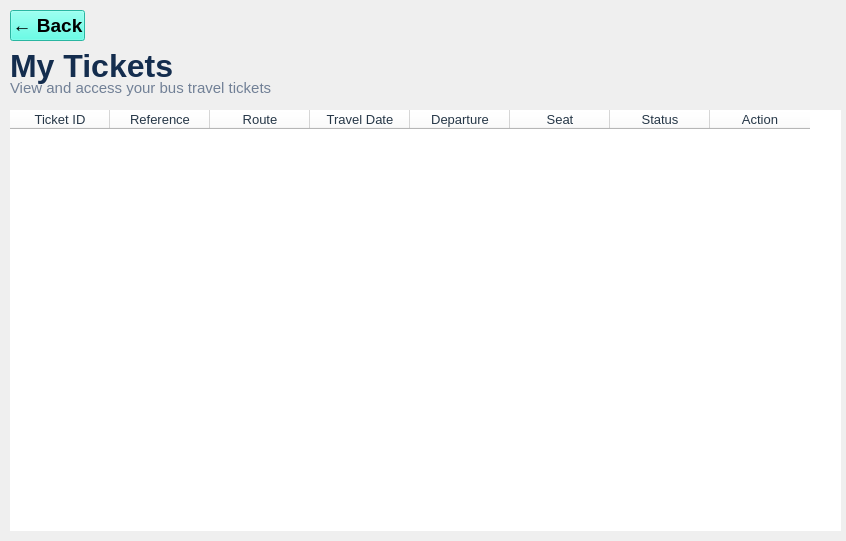
<?xml version="1.0" encoding="UTF-8"?>
<ui version="4.0">
 <class>MyTicketsPage</class>
 <widget class="QWidget" name="MyTicketsPage">
  <property name="geometry">
   <rect>
    <x>0</x>
    <y>0</y>
    <width>846</width>
    <height>541</height>
   </rect>
  </property>
  <property name="windowTitle">
   <string>BLUEBUS - My Tickets</string>
  </property>
  <widget class="QPushButton" name="backButton">
   <property name="geometry">
    <rect>
     <x>10</x>
     <y>10</y>
     <width>75</width>
     <height>31</height>
    </rect>
   </property>
   <property name="font">
    <font>
     <family>Segoe UI</family>
     <pointsize>14</pointsize>
     <weight>75</weight>
     <bold>true</bold>
    </font>
   </property>
   <property name="styleSheet">
    <string notr="true">background-color: rgb(58, 255, 226);</string>
   </property>
   <property name="text">
    <string>← Back</string>
   </property>
  </widget>
  <widget class="QLabel" name="label">
   <property name="geometry">
    <rect>
     <x>10</x>
     <y>40</y>
     <width>211</width>
     <height>51</height>
    </rect>
   </property>
   <property name="font">
    <font>
     <family>Segoe UI</family>
     <pointsize>24</pointsize>
     <weight>75</weight>
     <bold>true</bold>
    </font>
   </property>
   <property name="styleSheet">
    <string notr="true">Color: #142D4E</string>
   </property>
   <property name="text">
    <string>My Tickets</string>
   </property>
  </widget>
  <widget class="QLabel" name="label_2">
   <property name="geometry">
    <rect>
     <x>10</x>
     <y>80</y>
     <width>261</width>
     <height>16</height>
    </rect>
   </property>
   <property name="font">
    <font>
     <family>Segoe UI</family>
     <pointsize>11</pointsize>
    </font>
   </property>
   <property name="styleSheet">
    <string notr="true">Color:#718096</string>
   </property>
   <property name="text">
    <string>View and access your bus travel tickets</string>
   </property>
  </widget>
  <widget class="QTableWidget" name="ticketsTable">
   <property name="geometry">
    <rect>
     <x>10</x>
     <y>110</y>
     <width>831</width>
     <height>421</height>
    </rect>
   </property>
   <property name="styleSheet">
    <string notr="true">background-color: #FFFFFF;
    alternate-background-color: #F4F7FA;
    color: #263747;
    border: none;
    gridline-color: #E5EAF0;
    selection-background-color: #D9F0EE;
    selection-color: #142D4E;
    font-size: 13px;</string>
   </property>
   <property name="columnCount">
    <number>8</number>
   </property>
   <column>
    <property name="text">
     <string>Ticket ID</string>
    </property>
   </column>
   <column>
    <property name="text">
     <string>Reference</string>
    </property>
   </column>
   <column>
    <property name="text">
     <string>Route</string>
    </property>
   </column>
   <column>
    <property name="text">
     <string>Travel Date</string>
    </property>
   </column>
   <column>
    <property name="text">
     <string>Departure</string>
    </property>
   </column>
   <column>
    <property name="text">
     <string>Seat</string>
    </property>
   </column>
   <column>
    <property name="text">
     <string>Status</string>
    </property>
   </column>
   <column>
    <property name="text">
     <string>Action</string>
    </property>
   </column>
  </widget>
 </widget>
 <resources/>
 <connections/>
</ui>
